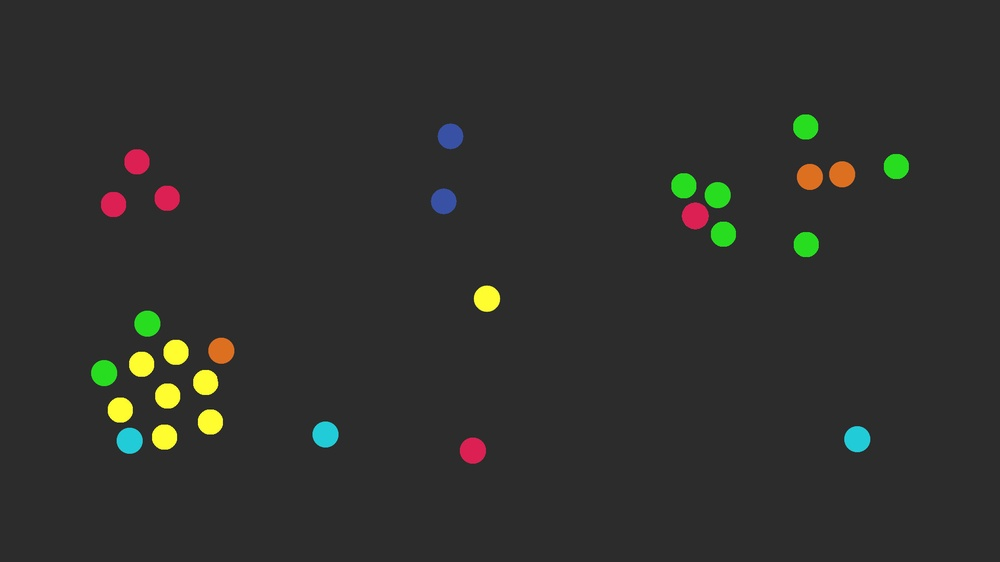
#> input picture dotsCol.jpg, 1000 x 562 px, shrunk from 1920 x 1080 before the run
$ python main.py
#> lines starting #> are read from the running program, lines starting #| are printed output that depends on the picture; after the words box and inside, x2 and y2 are one past the last pixel; in counts of white or black regions, pixels touching at a corner belong together
import cv2
import numpy as np

def contar_objetos(image_path):
#> called with image_path = 'dotsCol.jpg'
    try:
        # Cargar la imagen
        image = cv2.imread(image_path)
#> image is the input picture: shape (562, 1000, 3); mean B, G, R 44.8, 47.5, 46.8
        if image is None:
            raise FileNotFoundError("No se pudo cargar la imagen")

        # Convertir la imagen a escala de grises
        gray_image = cv2.cvtColor(image, cv2.COLOR_BGR2GRAY)
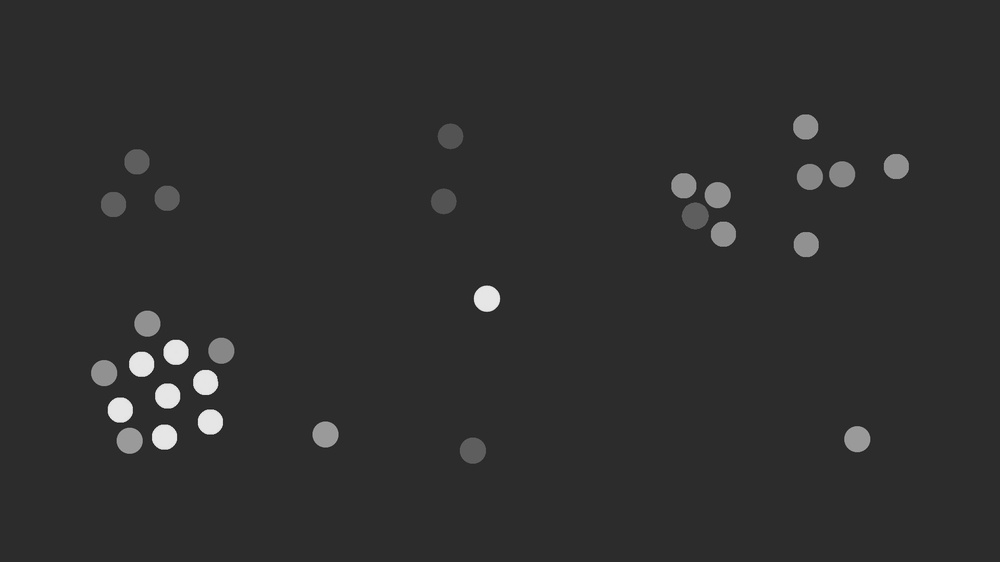
#> gray_image: shape (562, 1000); min 24, max 237, mean 47

        # Aplicar umbralización adaptativa a la imagen en escala de grises
        adaptive_threshold = cv2.adaptiveThreshold(gray_image, 255, cv2.ADAPTIVE_THRESH_MEAN_C, cv2.THRESH_BINARY_INV, 5, 4)
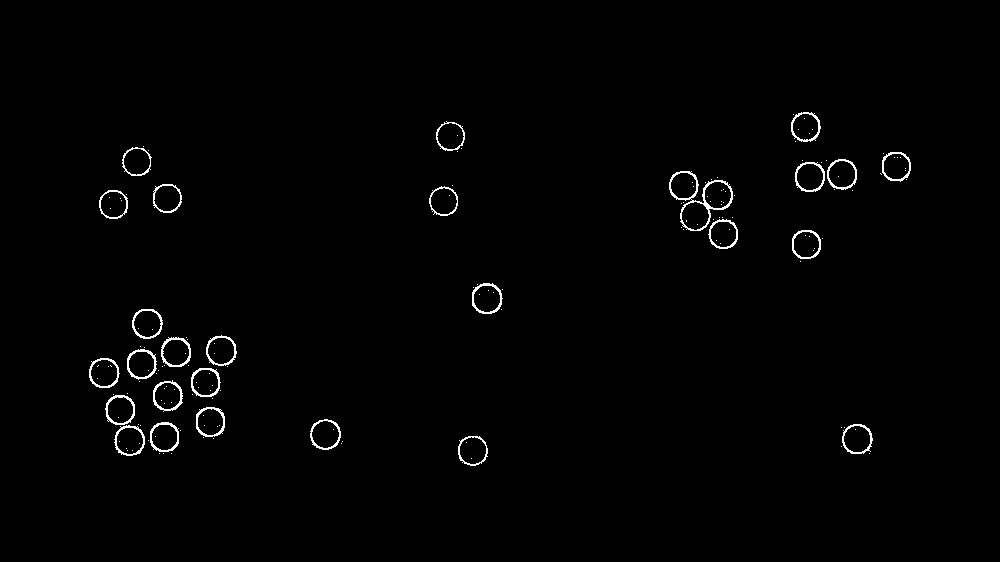
#> adaptive_threshold: shape (562, 1000); 1.1% white in thin lines or dots, all inside (x1, y1, x2, y2) = (89, 112, 911, 466)

        # Encontrar los contornos en la imagen binarizada
        contours, _ = cv2.findContours(adaptive_threshold, cv2.RETR_EXTERNAL, cv2.CHAIN_APPROX_SIMPLE)
#> contours = 92 contours, 65 with area under 20; largest, box (x1, y1, x2, y2) and area: (669, 171, 733, 231) 2082, (472, 283, 503, 314) 730, (114, 425, 145, 456) 711, (310, 419, 341, 450) 711, (89, 358, 120, 388) 705

        # Inicializar lista para almacenar posiciones de objetos
        objetos = []

        # Encontrar los rectángulos delimitadores para los contornos
        for contour in contours:
            # Calcular el rectángulo delimitador
            x, y, w, h = cv2.boundingRect(contour)

            # Descartar objetos muy pequeños y el fondo
            area = cv2.contourArea(contour)
            if area < 100:
                continue

            # Guardar la posición del objeto
            objetos.append((x, y, w, h))
#> this loop made 92 passes
#> (x, y, w, h, area) on passes 11, 16, 17, 19, 20, 21, 23, 29, 32, 37, 38, 43: (458, 436, 30, 30, 678.5), (114, 425, 31, 31, 711), (842, 424, 31, 30, 700), (150, 422, 29, 30, 687), (310, 419, 31, 31, 711), (196, 407, 29, 30, 693), (105, 395, 30, 30, 690.5), (153, 380, 30, 32, 693.5), (191, 368, 30, 29, 680), (89, 358, 31, 30, 705), (127, 349, 30, 31, 688), (161, 337, 30, 30, 698)
#> after the loop, objetos = 27 items, first 6: (458, 436, 30, 30), (114, 425, 31, 31), (842, 424, 31, 30), (150, 422, 29, 30), (310, 419, 31, 31), (196, 407, 29, 30)

        return image, objetos

    except Exception as e:
        print(f"Error: {e}")
        return None, None

def contar_colores(image, objetos):
    # Contador de objetos por color
    count = {}

    # Contar objetos por color
    for x, y, w, h in objetos:
        # Obtener la región de interés (ROI)
        roi = image[y:y+h, x:x+w]

        # Calcular el color promedio para la región de interés
        avg_color = cv2.mean(roi)[:3]
        avg_color = tuple(map(int, avg_color))

        # Guardar la posición y el color promedio del objeto
        count[(x, y, w, h)] = avg_color

    return count

def agrupar_colores(colors, threshold=40):
    # Agrupar colores similares
    grouped_colors = {}
    for coords, color in colors.items():
        # Buscar un grupo existente para el color
        found_group = False
        for group_color, group_coords in grouped_colors.items():
            if np.all(np.abs(np.array(color) - np.array(group_color)) < threshold):
                grouped_colors[group_color].append(coords)
                found_group = True
                break
        # Si no se encontró un grupo, crear uno nuevo
        if not found_group:
            grouped_colors[color] = [coords]

    return grouped_colors

# Función para imprimir el conteo de objetos por color
def imprimir_conteo(objetos_por_color):
    print("Cantidad de objetos por color:")
    for color, objetos in objetos_por_color.items():
        print(f"Color {color}: {len(objetos)}")
    total = sum(len(objetos) for objetos in objetos_por_color.values())
    print(f"Cantidad total: {total}")

def dibujar_rectangulos(image, objetos, colors):
    counter = 1
    for (x, y, w, h), avg_color in colors.items():
        # Dibujar rectángulo alrededor de cada objeto con su respectivo color
        cv2.rectangle(image, (x, y), (x + w, y + h), avg_color, 2)

        # Escribir el número del objeto
        cv2.putText(image, str(counter), (x+8, y+15), cv2.FONT_HERSHEY_SIMPLEX, 0.5, (17, 17, 17), 5)
        cv2.putText(image, str(counter), (x+8, y+15), cv2.FONT_HERSHEY_SIMPLEX, 0.5, (255, 255, 255), 2)
        counter += 1

    return image

# Ruta de la imagen
image_path = "dotsCol.jpg"

# Contar objetos y obtener posiciones
image, objetos = contar_objetos(image_path)

if image is not None and objetos is not None:
    # Contar objetos por color
    obj_colors = contar_colores(image, objetos)
#> the loop in contar_colores, `for x, y, w, h in objetos:` made 27 passes
#> (x, y, w, h, avg_color) on passes 1 to 12: (458, 436, 30, 30, (67, 37, 148)), (114, 425, 31, 31, (139, 132, 38)), (842, 424, 31, 30, (142, 135, 38)), (150, 422, 29, 30, (46, 164, 166)), (310, 419, 31, 31, (139, 132, 38)), (196, 407, 29, 30, (46, 164, 166)), (105, 395, 30, 30, (45, 161, 161)), (153, 380, 30, 32, (45, 153, 154)), (191, 368, 30, 29, (46, 164, 165)), (89, 358, 31, 30, (37, 145, 41)), (127, 349, 30, 31, (46, 157, 158)), (161, 337, 30, 30, (46, 160, 161))
#> pass 1, in contar_colores, `roi = image[y:y+h, x:x+w]`:
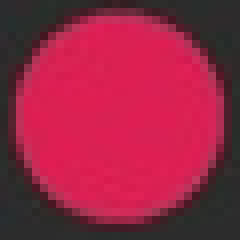
#> roi: shape (30, 30, 3) (shown 8 times larger); mean B, G, R 67.2, 37.2, 148.9
#> pass 2, in contar_colores, `roi = image[y:y+h, x:x+w]`:
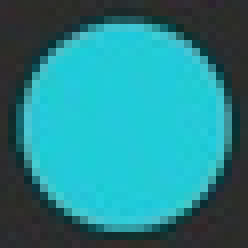
#> roi: shape (31, 31, 3) (shown 8 times larger); mean B, G, R 139.6, 132.7, 38.4
#> pass 3, in contar_colores, `roi = image[y:y+h, x:x+w]`:
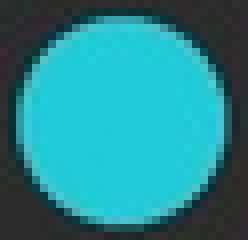
#> roi: shape (30, 31, 3) (shown 8 times larger); mean B, G, R 143, 135.5, 38.1
#> after the loop in contar_colores, `for x, y, w, h in objetos:`:
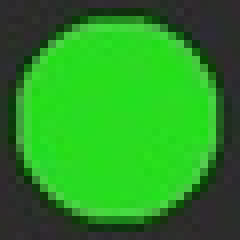
#> roi: shape (30, 30, 3) (shown 8 times larger); mean B, G, R 37.1, 143.8, 41.7
#> after the loop in contar_colores, `for x, y, w, h in objetos:`: count = 27 items
#> obj_colors = 27 items

    # Agrupar colores similares
    grouped_colors = agrupar_colores(obj_colors)
#> the loop in agrupar_colores, `for coords, color in colors.items():` made 27 passes
#> after the loop in agrupar_colores, `for coords, color in colors.items():`: grouped_colors = 7 items
#> grouped_colors = 7 items

    # Imprimir conteo de objetos por color
    imprimir_conteo(grouped_colors)
#> the loop in imprimir_conteo, `for color, objetos in objetos_por_color.items():` made 7 passes
#> (color, objetos) on passes 2, 5, 6, 7: ((139, 132, 38), [(114, 425, 31, 31), (842, 424, 31, 30), (310, 419, 31, 31)]), ((37, 81, 142), [(206, 335, 31, 31), (795, 162, 30, 30), (827, 159, 30, 31)]), ((115, 65, 51), [(429, 186, 29, 30), (436, 121, 29, 30)]), ((45, 97, 68), [(669, 171, 64, 60)])
#> color on passes 1, 3, 4: (67, 37, 148), (46, 164, 166), (37, 145, 41)
#| Color (67, 37, 148): 4
#| Color (139, 132, 38): 3
#| Color (46, 164, 166): 8
#| Color (37, 145, 41): 6
#| Color (37, 81, 142): 3
#| Color (115, 65, 51): 2
#| Color (45, 97, 68): 1
#> in imprimir_conteo, `total = sum(len(objetos) for objetos in objetos_por_color.values())`: total = 27
#| Cantidad total: 27

    # Dibujar rectángulos alrededor de los objetos
    image_with_rectangles = dibujar_rectangulos(image.copy(), objetos, obj_colors)
#> the loop in dibujar_rectangulos, `for (x, y, w, h), avg_color in colors.items():` made 27 passes
#> after the loop in dibujar_rectangulos, `for (x, y, w, h), avg_color in colors.items():`:
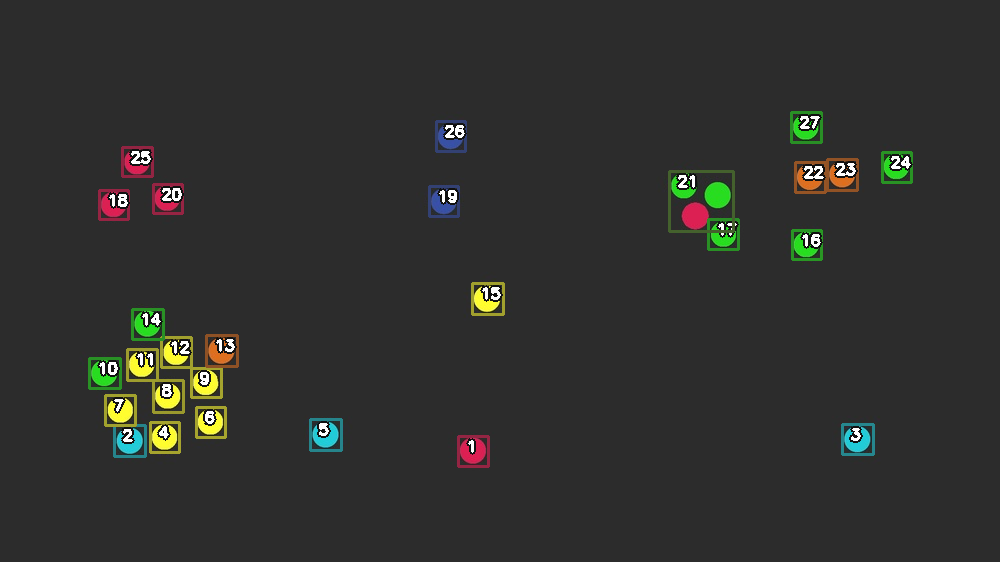
#> image: shape (562, 1000, 3); mean of channels 0, 1, 2 45.8, 48.3, 47.7; drawn as B, G, R
#> after the loop in dibujar_rectangulos, `for (x, y, w, h), avg_color in colors.items():`: counter = 28

    # Mostrar imagen de salida
    cv2.imshow("Output", image_with_rectangles)
    cv2.waitKey(0)
    cv2.destroyAllWindows()
